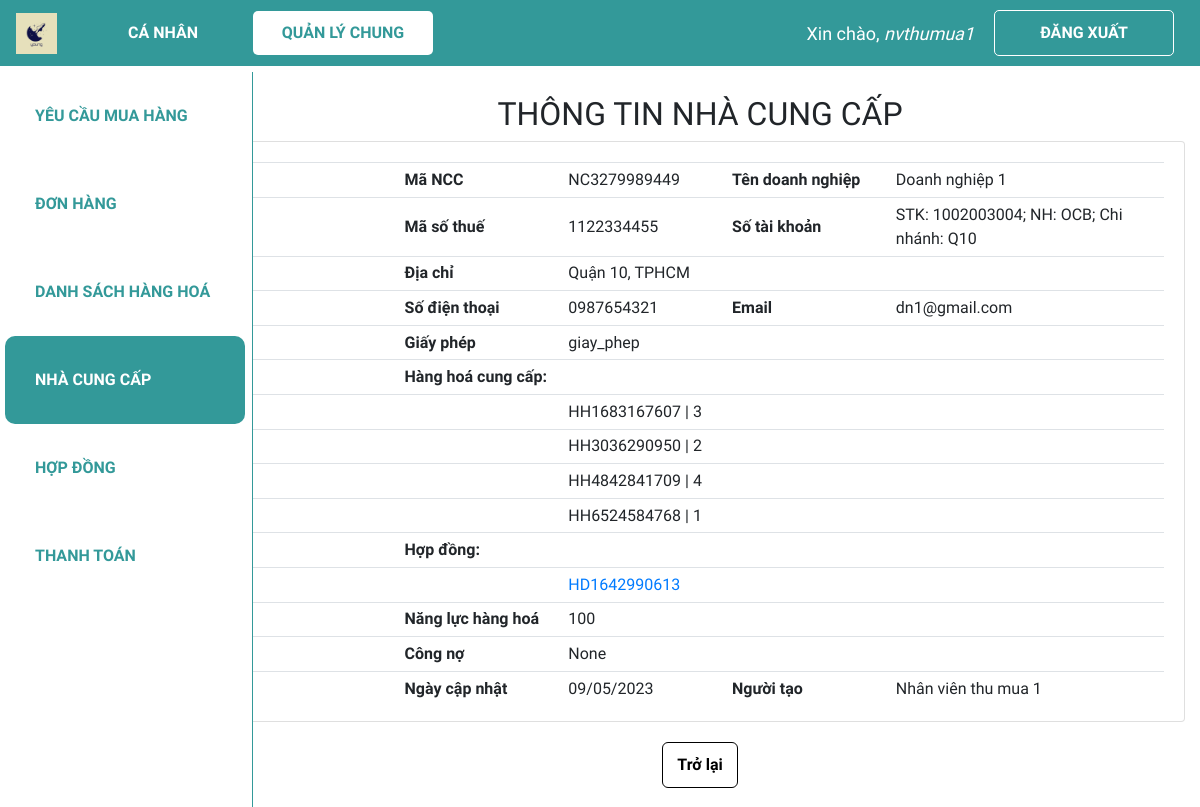
The app's page /xem_ncc/NC3279989449 (signed in) with its own data.
### web_core/models.py (models this page shows, shortened)
class NCC(models.Model):
    ma_NCC = ShortUUIDField(
        verbose_name='Mã nhà cung cấp',
        length=10,
        max_length=12,
        prefix="NC",
        alphabet="0123456789",
        primary_key=True
    )
    ma_nhan_vien_tao = models.ForeignKey(NHANVIEN, on_delete = models.SET_NULL, verbose_name = 'Mã nhân viên tạo', blank = True, null = True)
    ma_so_thue = models.CharField('Mã số thuế', max_length = 20, null=True)
    ma_hang_hoa = models.ManyToManyField(HANGHOA, verbose_name = 'Mã hàng hoá', blank = True)
    ten_doanh_nghiep = models.CharField('Tên doanh nghiệp', max_length = 100, null=True)
    dia_chi = models.CharField('Địa chỉ', max_length = 300, null=True)
    nguoi_lien_he = models.CharField('Người liên hệ', max_length = 100, blank=True, null=True)
    sdt = models.CharField('Số điện thoại', max_length = 20, null=True)
    email = models.EmailField('Email', max_length = 100, blank=True, null=True)
    stk = models.CharField('Thông tin chuyển khoản', max_length = 100, blank=True, null=True)
    giay_phep = models.CharField('Giấy phép', max_length = 100, blank=True, null=True)
    nang_luc_hang_hoa = models.CharField('Năng lực hàng hoá', max_length = 100, blank=True, null=True)
    ngay_cap_nhat = models.DateTimeField('Ngày cập nhật', default=datetime.now)
    cong_no = models.CharField('Công nợ', max_length = 500, blank=True, null=True)
    file_bao_gia =  models.CharField('File báo giá', max_length=500, blank=True, null=True)

class HANGHOA(models.Model):
    ma_HH = ShortUUIDField(
        verbose_name='Mã hàng hoá',
        length=10,
        max_length=12,
        prefix="HH",
        alphabet="0123456789",
        primary_key=True
    )
    ten_hang_hoa = models.CharField('Tên hàng hoá', max_length = 100, null=True)
    so_luong_ton = models.IntegerField('Số lượng tồn', validators = [MinValueValidator(0)], default = 0)
    def __str__(self):
        line = str(self.ma_HH) + ' | ' + self.ten_hang_hoa
        return line

class HOPDONG(models.Model):
    danh_muc_trang_thai = (
        ('Chờ phê duyệt', 'Chờ phê duyệt'),
        ('Đã duyệt', 'Đã duyệt'),
        ('Đang có hiệu lực', 'Đang có hiệu lực'),
        ('Đã hết hạn', 'Đã hết hạn'),
    )
    ma_HD = ShortUUIDField(
        verbose_name='Mã hợp đồng',
        length=10,
        max_length=12,
        prefix="HD",
        alphabet="0123456789",
        primary_key=True
    )
    ma_hang_hoa = models.ManyToManyField(HANGHOA, verbose_name = 'Mã hàng hoá', blank = True)
    ma_nhan_vien_tao = models.ForeignKey(NHANVIEN, on_delete = models.SET_NULL, verbose_name = 'Mã nhân viên tạo', related_name = 'nv_tao_HD', blank = True, null = True)
    ma_quan_ly_duyet = models.ForeignKey(NHANVIEN, on_delete = models.SET_NULL, verbose_name = 'Mã quản lý duyệt', related_name = 'quan_ly_HD', blank = True, null = True)
    ma_ncc = models.ForeignKey(NCC, on_delete = models.SET_NULL, verbose_name = 'Nhà cung cấp', null=True)
    ngay_tao = models.DateTimeField('Ngày tạo', default = datetime.now)
    ngay_cap_nhat = models.DateTimeField('Ngày cập nhật', default = datetime.now)
    ngay_hieu_luc = models.DateField('Ngày hiệu lực', editable=True, null=True)
    ngay_het_han = models.DateField('Ngày hết hạn', editable=True, null=True)
    file_hop_dong = models.CharField('File hợp đồng', max_length=500, null=True)
    phu_luc_hop_dong = models.CharField('Phụ lục hợp đồng', max_length=20000, null=True)
    trang_thai = models.CharField('Trạng thái hợp đồng', max_length=100, choices=danh_muc_trang_thai, default='Đang xem xét', null=True)

class NHANVIEN(models.Model):
    danh_muc_phong_ban = (
        ('Thu mua', 'Thu mua'),
        ('Kho', 'Kho'),
        ('Kế toán', 'Kế toán'),
        ('Khác', 'Khác')
    )
    danh_muc_chuc_vu = (
        ('Quản lí', 'Quản lí'),
        ('Nhân viên', 'Nhân viên'),
    )
    user = models.OneToOneField(User, null=True, blank=True, on_delete=models.CASCADE)
    ma_NV = ShortUUIDField(
        verbose_name='Mã nhân viên',
        length=10,
        max_length=12,
        prefix="NV",
        alphabet="0123456789",
        primary_key=True
    )
    ho_ten = models.CharField('Họ tên', max_length = 100, null=True)
    phong_ban = models.CharField('Phòng ban', max_length = 50, choices=danh_muc_phong_ban, null=True)
    chuc_vu = models.CharField('Chức vụ', max_length = 50, choices=danh_muc_chuc_vu, null=True)

### web_core/decorators.py (the view)
        def wrapper_func(request, *args, **kwargs):
            group = None
            if request.user.groups.exists():
                group = request.user.groups.all()
            if len(group) > 2 and any(role.name in allowed_roles for role in group):
                return view_func(request, *args, **kwargs)
            elif group[0].name in allowed_roles:
                return view_func(request, *args, **kwargs)
            else:
                return HttpResponse('Not authorized')

### web_core/templatetags/index.py (called while the page is built)
@register.filter
def first_group_name(user):
    groups = user.groups.all()
    if groups:
        return groups[0].name
    return ''

### web_core/views.py (called while the page is built)
@allowed_users(['thumua', 'quanly'])
@login_required(login_url='login')
def view_ncc(request, ma_NCC):
    if ma_NCC is None:
        return redirect('/dsncc')
    ncc = NCC.objects.get(ma_NCC=ma_NCC)
    hopdong = HOPDONG.objects.filter(ma_ncc=ma_NCC)
    context = {'ncc':ncc, 'hopdong':hopdong}
    return render(request,'web_core/view_ncc.html', context)

### web_core/templates/web_core/view_ncc.html (shortened to what this page needs)
{% extends 'web_core/main.html' %}
{% block content %}
<h2 class="table-title" style>THÔNG TIN NHÀ CUNG CẤP</h2>
<div class="card card-body">
    <table class="table table-sm ncc">
        <tr>
            <th class="small-content"></th>
            <th class="small-content">Mã NCC</th>
            <td class="small-content">{{ncc.ma_NCC}}</td>
            <th class="small-content">Tên doanh nghiệp</th>
            <td class="small-content">{{ncc.ten_doanh_nghiep}}</td>
        </tr>
        <tr>
            <th class="small-content"></th>
            <th class="small-content">Mã số thuế</th>
            <td class="small-content">{{ncc.ma_so_thue}}</td>
            <th class="small-content">Số tài khoản</th>
            <td class="small-content">{{ncc.stk}}</td>
        </tr>
        <tr>
            <th class="small-content"></th>
            <th class="small-content">Địa chỉ</th>
            <td class="small-content">{{ncc.dia_chi}}</td>
            <th class="small-content"></th>
            <td class="small-content"></td>
        </tr>
        <tr>
            <th class="small-content"></th>
            <th class="small-content">Số điện thoại</th>
            <td class="small-content">{{ncc.sdt}}</td>
            <th class="small-content">Email</th>
            <td class="small-content">{{ncc.email}}</td>
        </tr>
        <tr>
            <th class="small-content"></th>
            <th class="small-content">Giấy phép</th>
            <td class="small-content">{{ncc.giay_phep}}</td>
            <th class="small-content"></th>
            <td class="mid-content"></td>
        </tr>
        <tr>
            <th class="small-content"></th>
            <th class="small-content">Hàng hoá cung cấp:</th>
            <td class="small-content"></td>
            <td class="small-content"></td>
            <td class="small-content"></td>
        </tr>
        {% for hh in ncc.ma_hang_hoa.all %}
            <tr>
                <th class="small-content"></th>
                <th class="small-content"></th>
                <td class="small-content">{{hh}}</td>
                <th class="small-content"></th>
                <td class="small-content"></td>
            </tr>
        {% endfor %}
        <tr>
            <th class="small-content"></th>
            <th class="small-content">Hợp đồng:</th>
            <th class="small-content"></th>
            <td class="small-content"></td>
            <td class="small-content"></td>
        </tr>
        {% for hd in hopdong %}
            <tr>
                <th class="small-content"></th>
                <th class="small-content"></th>
                <td class="small-content"><a href="{% url 'quanli_xem_hd' hd.ma_HD%}">{{hd.ma_HD}}</a></td>
                <th class="small-content"></th>
                <td class="small-content"></td>
            </tr>
        {% endfor %}
        <tr>
            <th class="small-content"></th>
            <th class="small-content">Năng lực hàng hoá</th>
            <td class="small-content">{{ncc.nang_luc_hang_hoa}}</td>
            <td class="small-content"></td>
            <td class="small-content"></td>
        </tr>
        <tr>
            <th class="small-content"></th>
            <th class="small-content">Công nợ</th>
            <td class="small-content">{{ncc.cong_no}}</td>
            <th class="small-content"></th>
            <td class="small-content"></td>
        </tr>
        <tr>
            <th class="small-content"></th>
            <th class="small-content">Ngày cập nhật</th>
            <td class="small-content">{{ncc.ngay_cap_nhat|date:"d/m/Y"}}</td>
            <th class="small-content">Người tạo</th>
            <td class="small-content">{{ncc.ma_nhan_vien_tao.ho_ten}}</td>
        </tr>
    </table>
</div>
<div class="form-btn">
    <a class='btn back-btn' href="{% url 'quanli_dsncc' %}">Trở lại</a>
</div>
{% endblock %}

### web_core/templates/web_core/navbar.html (shortened to what this page needs)
{% load static %}
<nav class="navbar navbar-expand-lg my-navbar fixed-top">
    <a href="{% url 'home' %}">
        <img class="navbar-brand" alt="logo-brand" src="{% static 'images/favicon.png' %}" height="50"
            style="padding-bottom: 4px" />
    </a>
    <div class="collapse navbar-collapse" id="navbarNav">
        {% with request.resolver_match.url_name as url_name %}
        <div class="navbar-nav">
            {% load index %}
            {% if request.user|first_group_name != 'quanly' and request.user|first_group_name != 'ketoan' %}
                <a class="nav-item nav-link my-nav-item {% if 'canhan' in url_name %}my-nav-active{% endif %} nav-canhan"
                href="{% url 'canhan_dspr' %}">Cá nhân</a>
            {% endif %}
            <a class="nav-item nav-link my-nav-item {% if 'quanli' in url_name %}my-nav-active{% endif %} nav-quanly"
                href="{% url 'quanli_dspr' %}">Quản lý chung</a>
        </div>
        {% endwith %}
    </div>
    {% with request.resolver_match.url_name as url_name %}
    {% if request.user.is_authenticated %}
    <span class="hello-msg">Xin chào, <span> {{request.user}} </span></span>
    <a class="nav-item nav-link my-nav-item my-btn" href="{% url 'logout' %}">Đăng xuất</a>
    {% else %}
    <a class="nav-item nav-link my-nav-item my-btn {% if url_name == 'login' %}my-nav-active{% endif %}"
        href="{% url 'login' %}">Đăng nhập</a>
    {% endif %}
    {% endwith %}
</nav>

### web_core/static/css/main.css (style rules this page uses)
* { font-family: 'Baloo 2', cursive; }
html, body { margin: 0; padding: 0; height: 100%; overflow-x: hidden; }

### web_core/templates/web_core/navbar.html (style rules this page uses)
.my-navbar.fixed-top { position: fixed; color: #fff; background-color: #399; z-index: 10; }
.my-nav-item { color: #fff; font-weight: bold; padding: 9.6px 16px !important; text-transform: uppercase; border-radius: 5px; width: 180px; text-align: center; }
.my-nav-active, .my-nav-active:hover { color: #399; background-color: #fff; }
.my-btn { border: 1px solid #fff; margin-right: 10px; }
.hello-msg { font-size: 18px; color: #fff; margin-right: 20px; }
.hello-msg>span { font-style: italic; }

### web_core/templates/web_core/view_ncc.html (style rules this page uses)
.card-body { padding-bottom: 0px; }
.table-title { text-align: center; }
.table th, .table td { vertical-align: middle; text-align: left; }
.small-content { width: 150px; }
.mid-content { width: 250px; }
.btn.back-btn { font-weight: bold; background-color: white; border-color: black; border-radius: 6px; border-width: 1px; color: black; padding: 10px 14px; margin: auto; right: 0; }
.form-btn { padding-top: 2%; padding-bottom: 2%; display: flex; justify-content: center; }

### records on screen
NCC: ma_NCC "NC3279989449", ten_doanh_nghiep "Doanh nghiệp 1", ma_so_thue "1122334455", stk "STK: 1002003004; NH: OCB; Chi nhánh: Q10", dia_chi "Quận 10, TPHCM", sdt "0987654321", email "dn1@gmail.com", giay_phep "giay_phep", nang_luc_hang_hoa "100", cong_no "None", ngay_cap_nhat "09/05/2023", ma_nhan_vien_tao.ho_ten "Nhân viên thu mua 1"
HANGHOA: ma_HH+ten_hang_hoa "HH1683167607 | 3"
HANGHOA: ma_HH+ten_hang_hoa "HH3036290950 | 2"
HANGHOA: ma_HH+ten_hang_hoa "HH4842841709 | 4"
HANGHOA: ma_HH+ten_hang_hoa "HH6524584768 | 1"
HOPDONG: ma_HD "HD1642990613"

### other values on screen
{{ request.user }} "nvthumua1"
